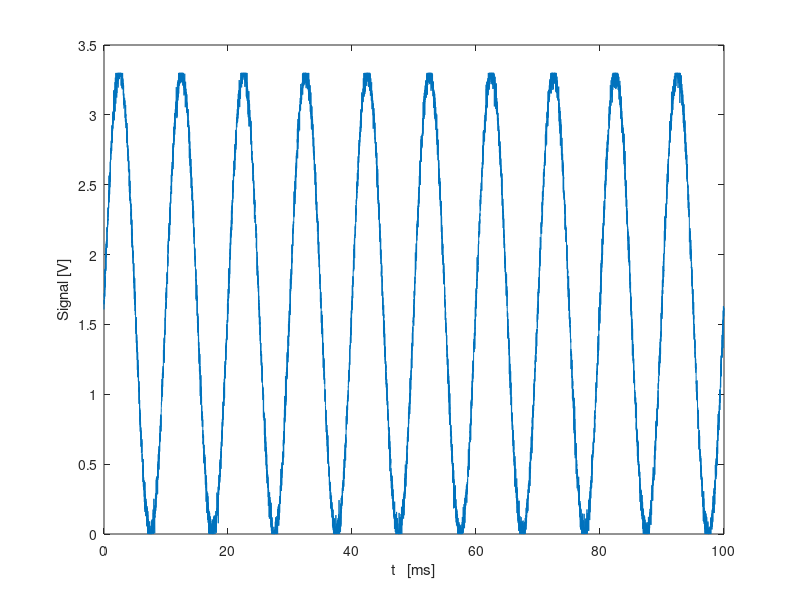

Reproduce this figure in MATLAB. (Note: this script raises an error after producing the figure.)

% Filename
VHDL_in_file_name = '../sim/data/input_file.dat';

% Signal Parameter
f = 100;
N = 10000;
fs = 100e3;
NBit = 12;
Vref = 3.3;

% Signal
ADCmax = 2^NBit-1;

t = (0:N-1)'/fs;
% Signal in Volt erzeugen
Signal_V = (Vref/2) + (Vref/2)*sin(2*pi*f*t) + 0.05*randn(N,1);  


% Begrenzen auf 0...Vref
Signal_V = max(0, min(Vref, Signal_V));


figure(1)
plot(t*1e3,Signal_V)
xlabel('t   [ms]')
ylabel('Signal [V]')

OutFileID = fopen(VHDL_in_file_name,'w');

fprintf(OutFileID, '%1.6f\n', Signal_V);

fclose(OutFileID);
